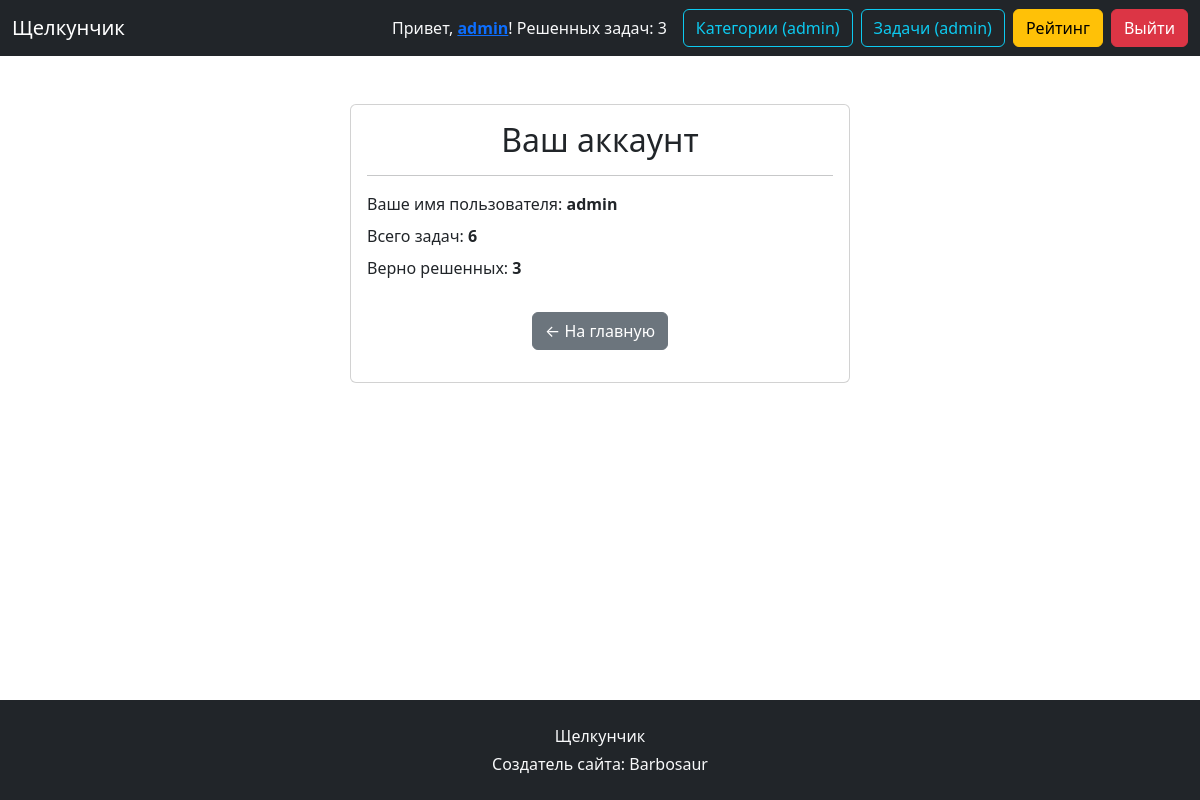
Before: /account (signed in) with the older database file.
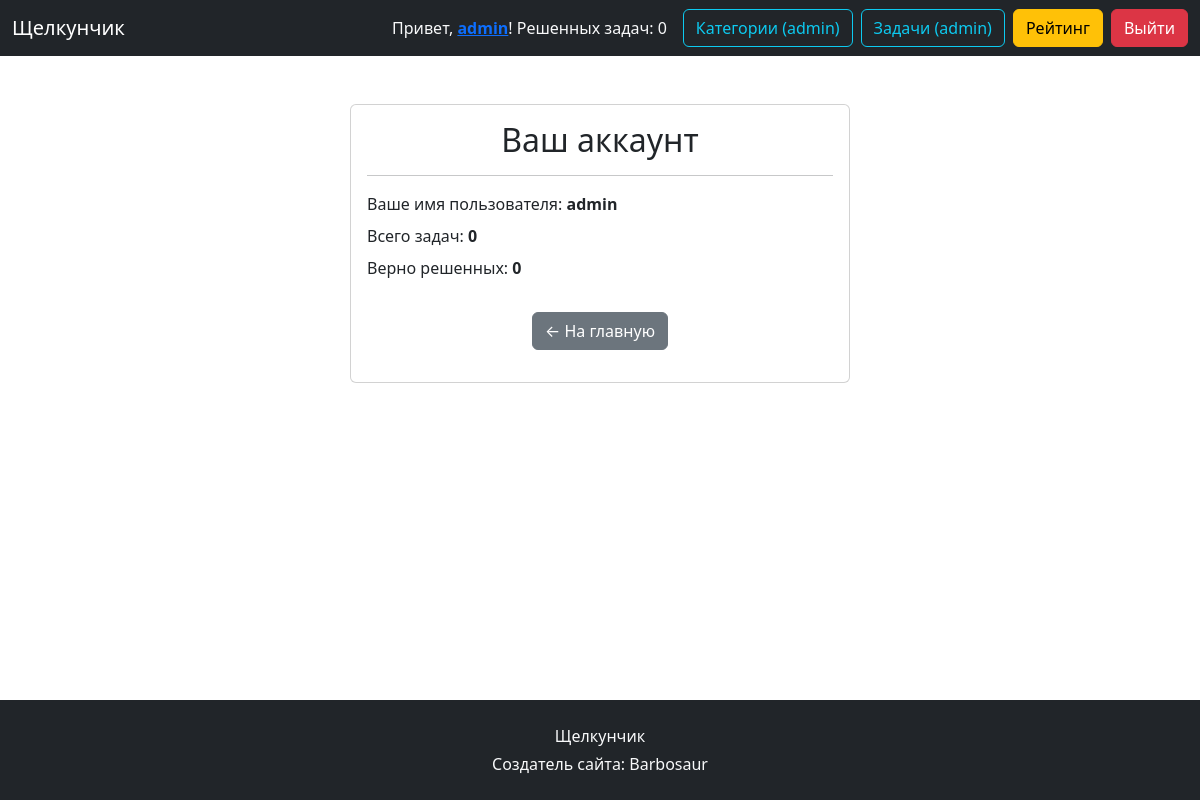
After: the same page with the newer database file.
### data/user.py (models this page shows)
class User(SqlAchemyBase, UserMixin):
    __tablename__ = 'users'
    id = Column(Integer, primary_key=True)
    username = Column(String, unique=True, nullable=False)
    password = Column(String, nullable=False)
    solved_tasks = Column(Integer, default=0)
    tasks = relationship("UserTask", back_populates="user")

### app.py (the view)
@app.route('/account')
@login_required
def account():
    session = db_session.create_session()
    user_tasks = session.query(UserTask).filter(UserTask.user_id == current_user.id).all()
    total_tasks = len(user_tasks)
    solved_tasks = sum(1 for t in user_tasks if t.is_correct)
    session.close()
    return render_template('account.html', total_tasks=total_tasks, solved_tasks=solved_tasks)

### app.py (called while the page is built)
@login_manager.user_loader
def load_user(user_id):
    session = db_session.create_session()
    user = session.query(User).get(int(user_id))
    session.close()
    return user

### data/db_session.py (called while the page is built)
def create_session() -> Session:
    global __factory
    return __factory()

### templates/account.html
{% extends 'base.html' %}
{% block content %}
<div class="container mt-5">
    <div class="card mx-auto" style="max-width: 500px;">
        <div class="card-body">
            <h2 class="card-title text-center">Ваш аккаунт</h2>
            <hr>
            <p class="mb-2">Ваше имя пользователя: <strong>{{ current_user.username }}</strong></p>
            <p class="mb-2">Всего задач: <strong>{{ total_tasks }}</strong></p>
            <p class="mb-3">Верно решенных: <strong>{{ solved_tasks }}</strong></p>
            <div class="text-center">
                <a href="{{ url_for('index') }}" class="btn btn-secondary mt-3 mb-3">&larr; На главную</a>
            </div>
        </div>
    </div>
</div>
{% endblock %}

### templates/base.html (shortened to what this page needs)
<!DOCTYPE html>
<html>
<head>
    <link rel="stylesheet" href="/static/flex.css">
    <link href="https://cdn.jsdelivr.net/npm/bootstrap@5.3.6/dist/css/bootstrap.min.css" rel="stylesheet">
</head>
<body>
    <header>
        <nav class="navbar navbar-expand-lg navbar-dark bg-dark">
  <div class="container-fluid">
    <a class="navbar-brand" href="{{ url_for('index') }}">Щелкунчик</a>
    <div class="d-flex align-items-center">
      {% if current_user.is_authenticated %}
        <span class="text-light me-3">Привет, <b><a href="{{ url_for('account') }}">{{ current_user.username }}</a></b>! Решенных задач: {{ current_user.solved_tasks }}</span>
        {% if current_user.username == "admin" %}
          <a href="{{ url_for('manage_categories') }}" class="btn btn-outline-info me-2">Категории (admin)</a>
          <a href="{{ url_for('manage_tasks') }}" class="btn btn-outline-info me-2">Задачи (admin)</a>
        {% endif %}
        <a href="{{ url_for('leaderboard') }}" class="btn btn-warning me-2">Рейтинг</a>
        <a href="{{ url_for('logout') }}" class="btn btn-danger">Выйти</a>
      {% else %}
        <a href="{{ url_for('leaderboard') }}" class="btn btn-warning me-2">Рейтинг</a>
        <a href="{{ url_for('login') }}" class="btn btn-primary me-2">Войти</a>
        <a href="{{ url_for('register') }}" class="btn btn-success">Регистрация</a>
      {% endif %}
    </div>
  </div>
</nav>
    </header>
    <main>
        {% block content %}{% endblock %}
    </main>
<footer class="bg-dark text-light py-4 mt-auto">
  <div class="container text-center">
    <p class="mb-1">Щелкунчик</p>
    <p class="mb-0">Создатель сайта: Barbosaur</p>
  </div>
</footer>
</body>
</html>

Changed rows visible on the page:
changed User "admin": solved_tasks "3" → "0"
Other visible differences:
{{ total_tasks }}: "6" → "0"
{{ solved_tasks }}: "3" → "0"
